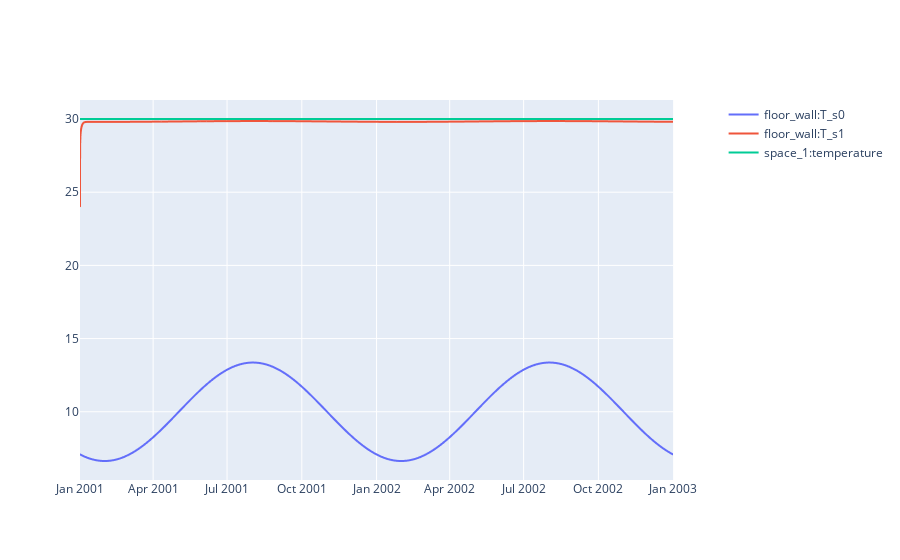

Write notebook code for a chart like this one.
### Code cell
suelo = pro.component("floor_wall")
t_suelo = suelo.variable("T_s0")  
t_dentro = suelo.variable("T_s1")
t_aire = pro.component("space_1").variable("temperature")
sim.plot(pro.dates(),[t_suelo, t_dentro, t_aire])

### Figure 1 — Plotly figure (JSON) as saved in the notebook; plotly's stock layout.template omitted (floating-point values rounded to 4 significant figures; data arrays with more than 128 entries replaced by an {"elided": "..."} marker saying what was removed)
{"data": [{"hovertemplate": "date=%{x}<br>floor_wall:T_s0=%{y}<extra></extra>", "legendgroup": "", "line": {"dash": "solid"}, "marker": {"symbol": "circle"}, "mode": "lines", "name": "floor_wall:T_s0", "showlegend": true, "type": "scattergl", "x": {"elided": "17520 str values"}, "xaxis": "x", "y": {"elided": "17520 float values"}, "yaxis": "y"}, {"hovertemplate": "date=%{x}<br>floor_wall:T_s1=%{y}<extra></extra>", "legendgroup": "", "line": {"dash": "solid"}, "marker": {"symbol": "circle"}, "mode": "lines", "name": "floor_wall:T_s1", "showlegend": true, "type": "scattergl", "x": {"elided": "17520 str values"}, "xaxis": "x", "y": {"elided": "17520 float values"}, "yaxis": "y"}, {"hovertemplate": "date=%{x}<br>space_1:temperature=%{y}<extra></extra>", "legendgroup": "", "line": {"dash": "solid"}, "marker": {"symbol": "circle"}, "mode": "lines", "name": "space_1:temperature", "showlegend": true, "type": "scattergl", "x": {"elided": "17520 str values"}, "xaxis": "x", "y": {"elided": "17520 float values"}, "yaxis": "y"}], "layout": {"xaxis": {"anchor": "y", "domain": [0, 0.94]}, "yaxis": {"anchor": "x", "domain": [0, 1]}, "yaxis2": {"anchor": "x", "overlaying": "y", "side": "right"}}}
